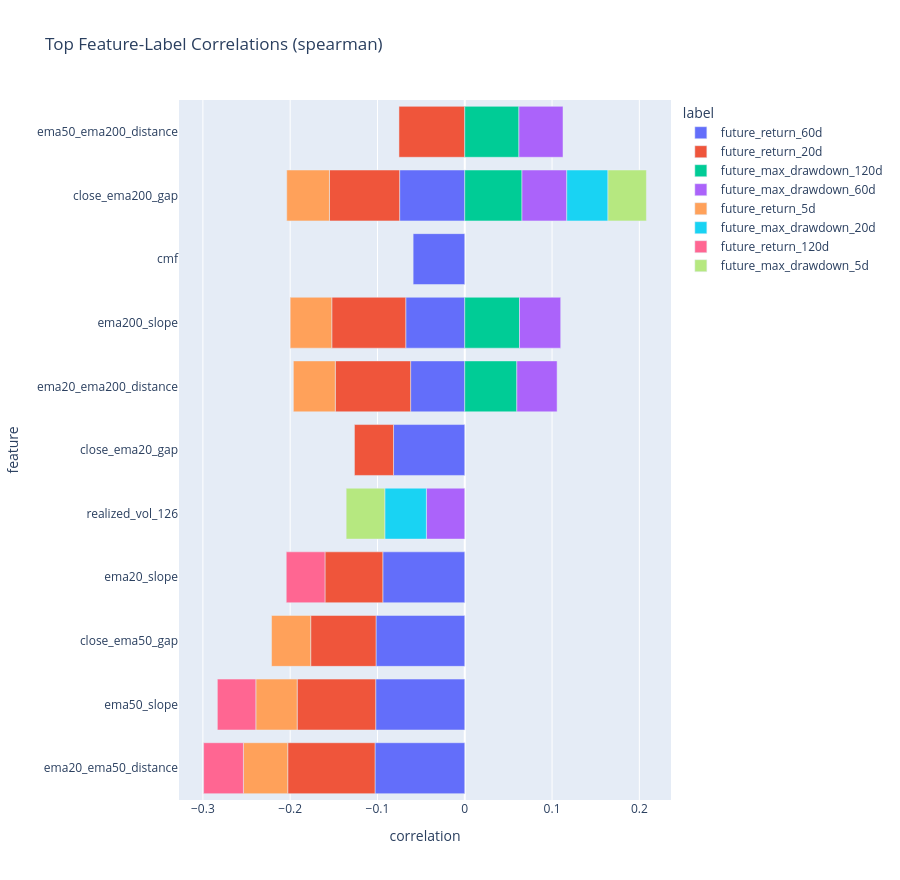
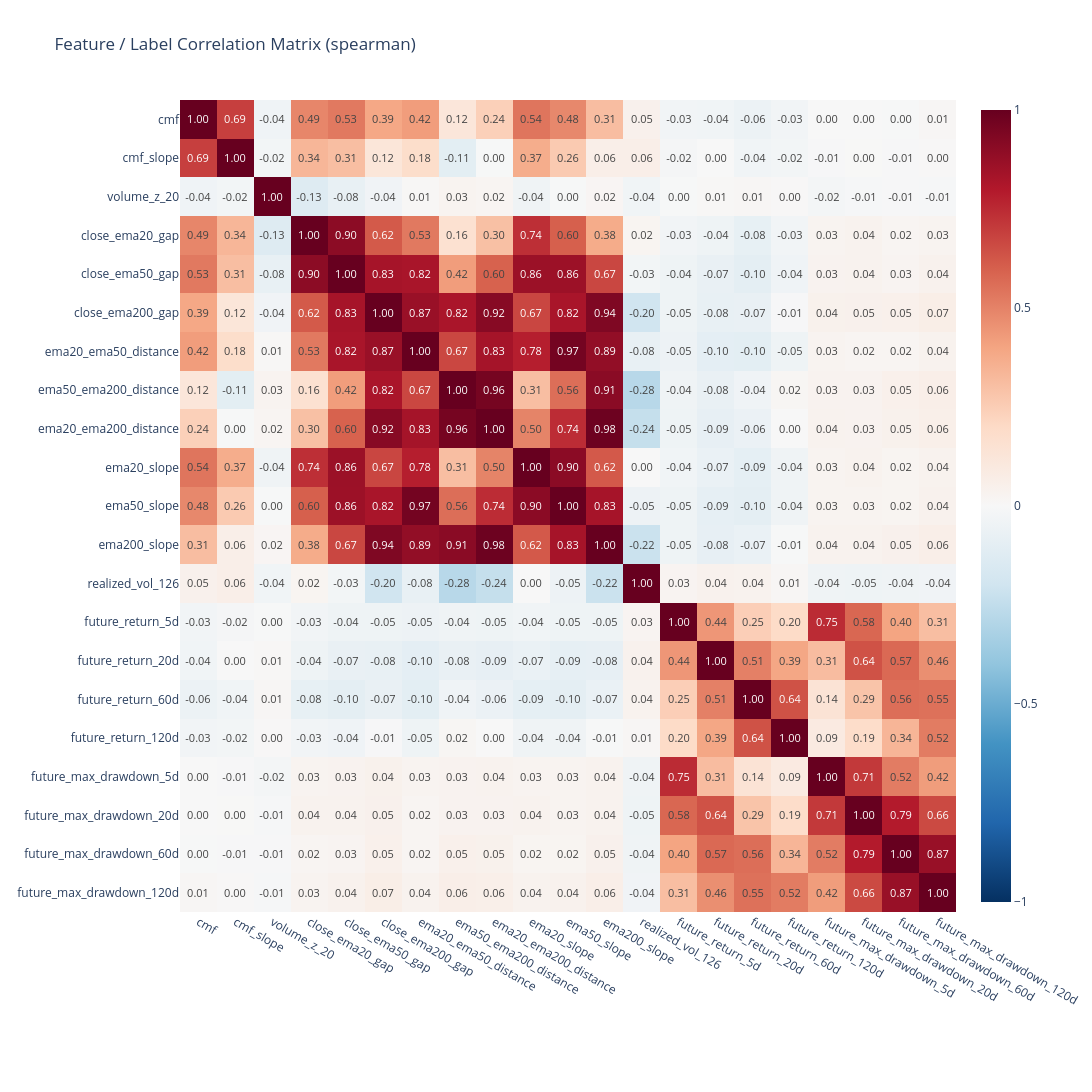

Notebook code cell kept with these figures, in order:
### Code cell
dataset, feature_label_corr, corr_matrix, preprocessed_features = run_feature_efficacy_analysis(
    tickers=TICKERS,
    start="2015-01-01",
    end="2026-01-01",
    enabled_features=ENABLED_FEATURES,
    model_feature_columns=MODEL_FEATURE_COLUMNS,
    method="spearman",
    plot=True,
    yearly_stability=True,
    partial_diagnostics=True,
)

### Figure 1 — Plotly figure (JSON) as saved in the notebook; plotly's stock layout.template omitted (floating-point values rounded to 4 significant figures)
{"data": [{"hovertemplate": "label=future_return_60d<br>correlation=%{x}<br>feature=%{y}<extra></extra>", "legendgroup": "future_return_60d", "marker": {"color": "#636efa", "pattern": {"shape": ""}}, "name": "future_return_60d", "orientation": "h", "showlegend": true, "textposition": "auto", "type": "bar", "x": [-0.1028, -0.102, -0.1017, -0.09389, -0.08161, -0.07461, -0.06761, -0.06203, -0.05913], "xaxis": "x", "y": ["ema20_ema50_distance", "ema50_slope", "close_ema50_gap", "ema20_slope", "close_ema20_gap", "close_ema200_gap", "ema200_slope", "ema20_ema200_distance", "cmf"], "yaxis": "y"}, {"hovertemplate": "label=future_return_20d<br>correlation=%{x}<br>feature=%{y}<extra></extra>", "legendgroup": "future_return_20d", "marker": {"color": "#EF553B", "pattern": {"shape": ""}}, "name": "future_return_20d", "orientation": "h", "showlegend": true, "textposition": "auto", "type": "bar", "x": [-0.09998, -0.08996, -0.08631, -0.08475, -0.08041, -0.07539, -0.07482, -0.06624, -0.04478], "xaxis": "x", "y": ["ema20_ema50_distance", "ema50_slope", "ema20_ema200_distance", "ema200_slope", "close_ema200_gap", "ema50_ema200_distance", "close_ema50_gap", "ema20_slope", "close_ema20_gap"], "yaxis": "y"}, {"hovertemplate": "label=future_max_drawdown_120d<br>correlation=%{x}<br>feature=%{y}<extra></extra>", "legendgroup": "future_max_drawdown_120d", "marker": {"color": "#00cc96", "pattern": {"shape": ""}}, "name": "future_max_drawdown_120d", "orientation": "h", "showlegend": true, "textposition": "auto", "type": "bar", "x": [0.06555, 0.0627, 0.06204, 0.05965], "xaxis": "x", "y": ["close_ema200_gap", "ema200_slope", "ema50_ema200_distance", "ema20_ema200_distance"], "yaxis": "y"}, {"hovertemplate": "label=future_max_drawdown_60d<br>correlation=%{x}<br>feature=%{y}<extra></extra>", "legendgroup": "future_max_drawdown_60d", "marker": {"color": "#ab63fa", "pattern": {"shape": ""}}, "name": "future_max_drawdown_60d", "orientation": "h", "showlegend": true, "textposition": "auto", "type": "bar", "x": [0.05131, 0.05052, 0.04721, 0.04614, -0.04396], "xaxis": "x", "y": ["close_ema200_gap", "ema50_ema200_distance", "ema200_slope", "ema20_ema200_distance", "realized_vol_126"], "yaxis": "y"}, {"hovertemplate": "label=future_return_5d<br>correlation=%{x}<br>feature=%{y}<extra></extra>", "legendgroup": "future_return_5d", "marker": {"color": "#FFA15A", "pattern": {"shape": ""}}, "name": "future_return_5d", "orientation": "h", "showlegend": true, "textposition": "auto", "type": "bar", "x": [-0.05075, -0.04894, -0.04801, -0.04764, -0.04735, -0.04485], "xaxis": "x", "y": ["ema20_ema50_distance", "close_ema200_gap", "ema20_ema200_distance", "ema200_slope", "ema50_slope", "close_ema50_gap"], "yaxis": "y"}, {"hovertemplate": "label=future_max_drawdown_20d<br>correlation=%{x}<br>feature=%{y}<extra></extra>", "legendgroup": "future_max_drawdown_20d", "marker": {"color": "#19d3f3", "pattern": {"shape": ""}}, "name": "future_max_drawdown_20d", "orientation": "h", "showlegend": true, "textposition": "auto", "type": "bar", "x": [-0.04764, 0.0472], "xaxis": "x", "y": ["realized_vol_126", "close_ema200_gap"], "yaxis": "y"}, {"hovertemplate": "label=future_return_120d<br>correlation=%{x}<br>feature=%{y}<extra></extra>", "legendgroup": "future_return_120d", "marker": {"color": "#FF6692", "pattern": {"shape": ""}}, "name": "future_return_120d", "orientation": "h", "showlegend": true, "textposition": "auto", "type": "bar", "x": [-0.04562, -0.04438, -0.04408], "xaxis": "x", "y": ["ema20_ema50_distance", "ema20_slope", "ema50_slope"], "yaxis": "y"}, {"hovertemplate": "label=future_max_drawdown_5d<br>correlation=%{x}<br>feature=%{y}<extra></extra>", "legendgroup": "future_max_drawdown_5d", "marker": {"color": "#B6E880", "pattern": {"shape": ""}}, "name": "future_max_drawdown_5d", "orientation": "h", "showlegend": true, "textposition": "auto", "type": "bar", "x": [-0.04425, 0.04402], "xaxis": "x", "y": ["realized_vol_126", "close_ema200_gap"], "yaxis": "y"}], "layout": {"barmode": "relative", "height": 880, "legend": {"title": {"text": "label"}, "tracegroupgap": 0}, "title": {"text": "Top Feature-Label Correlations (spearman)"}, "xaxis": {"anchor": "y", "domain": [0, 1], "title": {"text": "correlation"}}, "yaxis": {"anchor": "x", "categoryorder": "total ascending", "domain": [0, 1], "title": {"text": "feature"}}}}

### Figure 2 — Plotly figure (JSON) as saved in the notebook; plotly's stock layout.template omitted (floating-point values rounded to 4 significant figures; data arrays with more than 128 entries replaced by an {"elided": "..."} marker saying what was removed)
{"data": [{"coloraxis": "coloraxis", "hovertemplate": "x: %{x}<br>y: %{y}<br>color: %{z}<extra></extra>", "name": "0", "texttemplate": "%{z:.2f}", "type": "heatmap", "x": ["cmf", "cmf_slope", "volume_z_20", "close_ema20_gap", "close_ema50_gap", "close_ema200_gap", "ema20_ema50_distance", "ema50_ema200_distance", "ema20_ema200_distance", "ema20_slope", "ema50_slope", "ema200_slope", "realized_vol_126", "future_return_5d", "future_return_20d", "future_return_60d", "future_return_120d", "future_max_drawdown_5d", "future_max_drawdown_20d", "future_max_drawdown_60d", "future_max_drawdown_120d"], "xaxis": "x", "y": ["cmf", "cmf_slope", "volume_z_20", "close_ema20_gap", "close_ema50_gap", "close_ema200_gap", "ema20_ema50_distance", "ema50_ema200_distance", "ema20_ema200_distance", "ema20_slope", "ema50_slope", "ema200_slope", "realized_vol_126", "future_return_5d", "future_return_20d", "future_return_60d", "future_return_120d", "future_max_drawdown_5d", "future_max_drawdown_20d", "future_max_drawdown_60d", "future_max_drawdown_120d"], "yaxis": "y", "z": {"elided": "21x21 float values"}}], "layout": {"coloraxis": {"cmax": 1, "cmin": -1, "colorscale": [[0, "rgb(5,48,97)"], [0.1, "rgb(33,102,172)"], [0.2, "rgb(67,147,195)"], [0.3, "rgb(146,197,222)"], [0.4, "rgb(209,229,240)"], [0.5, "rgb(247,247,247)"], [0.6, "rgb(253,219,199)"], [0.7, "rgb(244,165,130)"], [0.8, "rgb(214,96,77)"], [0.9, "rgb(178,24,43)"], [1, "rgb(103,0,31)"]]}, "height": 1200, "margin": {"b": 180, "l": 180, "r": 100, "t": 100}, "title": {"text": "Feature / Label Correlation Matrix (spearman)"}, "width": 1400, "xaxis": {"anchor": "y", "domain": [0, 1]}, "yaxis": {"anchor": "x", "autorange": "reversed", "domain": [0, 1]}}}
